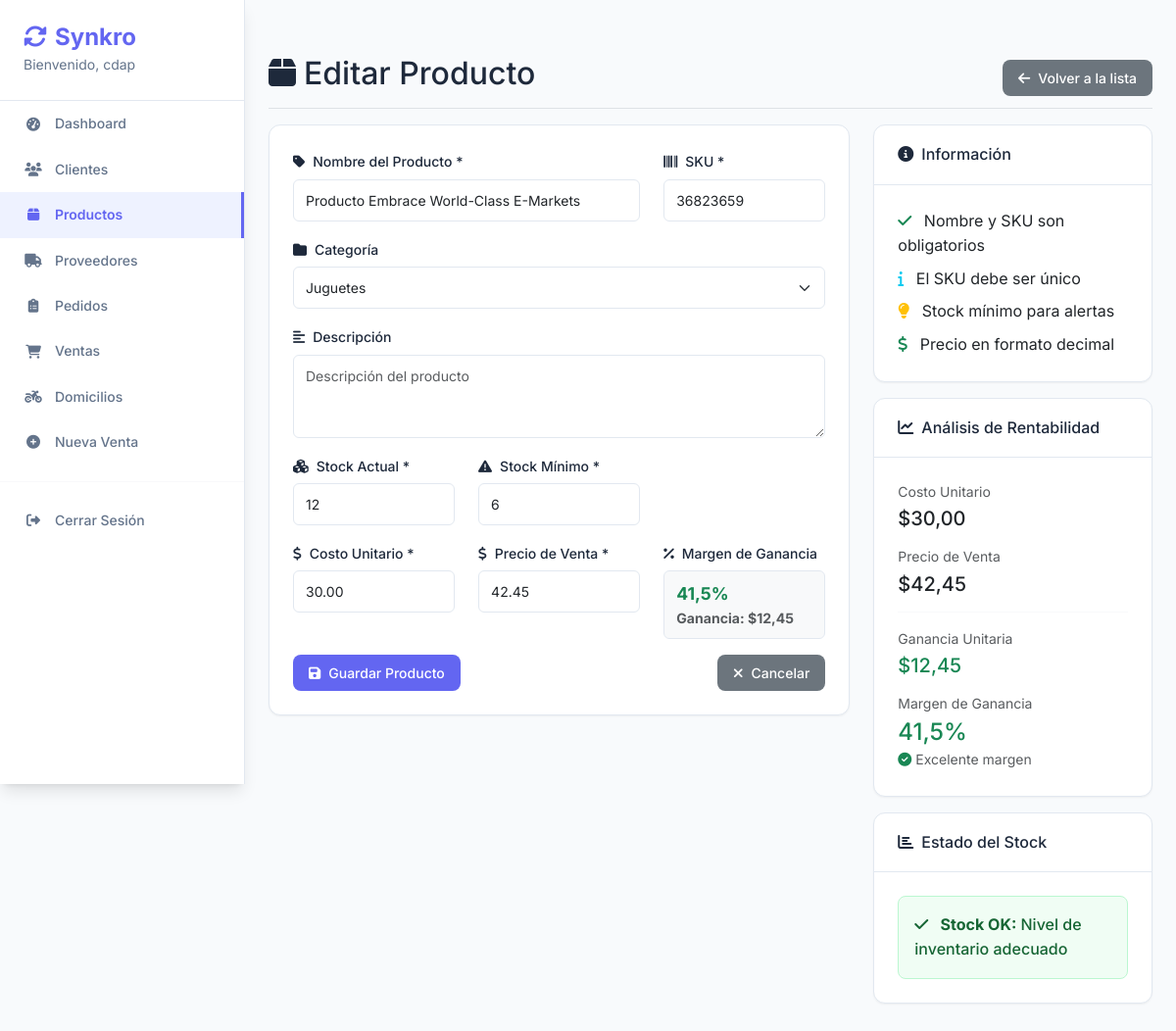
Page /productos/81/editar/ (signed in) on the earlier database version.
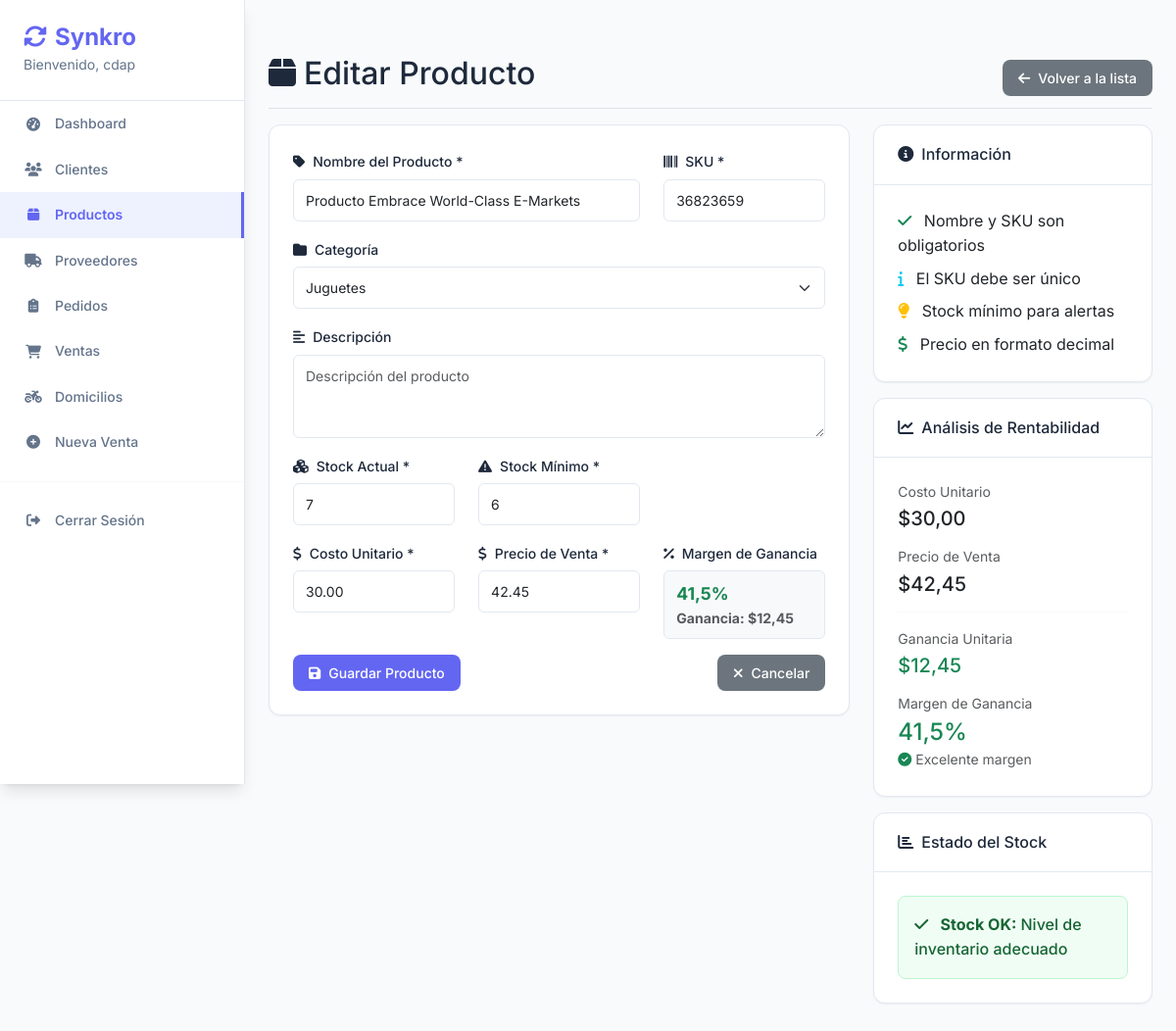
Same page on the later database version.
### core/models.py (models this page shows, shortened)
class Producto(models.Model):
    nombre = models.CharField(max_length=200)
    sku = models.CharField(max_length=50, unique=True, help_text="Código de Referencia Único")
    categoria = models.ForeignKey(Categoria, on_delete=models.SET_NULL, null=True, blank=True)
    descripcion = models.TextField(blank=True)
    stock_actual = models.PositiveIntegerField(default=0)
    stock_minimo = models.PositiveIntegerField(default=5, help_text="Umbral para alertas de stock bajo")
    precio_venta = models.DecimalField(max_digits=10, decimal_places=2)
    costo_unitario = models.DecimalField(max_digits=10, decimal_places=2, default=0)
    @property
    def necesita_reposicion(self):
        return self.stock_actual <= self.stock_minimo
    @property
    def ganancia_unitaria(self):
        return (self.precio_venta or 0) - (self.costo_unitario or 0)
    @property
    def margen_ganancia(self):
        if self.costo_unitario and self.costo_unitario > 0:
            return (self.ganancia_unitaria / self.costo_unitario) * 100
        return 0

### core/views.py (the view)
# urls.py: path('productos/<int:pk>/editar/', views.producto_edit, name='producto_edit'),
@login_required
def producto_edit(request, pk):
    producto = get_object_or_404(Producto, pk=pk)
    if request.method == 'POST':
        form = ProductoForm(request.POST, instance=producto)
        if form.is_valid():
            form.save()
            messages.success(request, 'Producto actualizado exitosamente.')
            return redirect('producto_list')
    else:
        form = ProductoForm(instance=producto)
    return render(request, 'productos/form.html', {
        'form': form,
        'title': 'Editar Producto',
        'producto': producto
    })

### core/models.py (called while the page is built)
    def __str__(self):
        return self.nombre

### core/templates/productos/form.html (shortened to what the changed rows need)
{% extends 'base.html' %}
{% block content %}
<div class="d-flex justify-content-between flex-wrap flex-md-nowrap align-items-center pt-3 pb-2 mb-3 border-bottom">
    <h1 class="h2"><i class="fas fa-box me-2"></i>{{ title }}</h1>
</div>
<div class="row">
    <div class="col-md-8">
        <div class="card">
            <div class="card-body">
                <form method="post">
                    <div class="row">
                        <div class="col-md-8">
                            <div class="mb-3">
                                <label for="{{ form.nombre.id_for_label }}" class="form-label">
                                    <i class="fas fa-tag me-2"></i>Nombre del Producto *
                                </label>
                                {{ form.nombre }}
                            </div>
                        </div>
                        <div class="col-md-4">
                            <div class="mb-3">
                                <label for="{{ form.sku.id_for_label }}" class="form-label">
                                    <i class="fas fa-barcode me-2"></i>SKU *
                                </label>
                                {{ form.sku }}
                            </div>
                        </div>
                    </div>
                    <div class="mb-3">
                        <label for="{{ form.categoria.id_for_label }}" class="form-label">
                            <i class="fas fa-folder me-2"></i>Categoría
                        </label>
                        {{ form.categoria }}
                    </div>
                    <div class="mb-3">
                        <label for="{{ form.descripcion.id_for_label }}" class="form-label">
                            <i class="fas fa-align-left me-2"></i>Descripción
                        </label>
                        {{ form.descripcion }}
                    </div>
                    <div class="row">
                        <div class="col-md-4">
                            <div class="mb-3">
                                <label for="{{ form.stock_actual.id_for_label }}" class="form-label">
                                    <i class="fas fa-cubes me-2"></i>Stock Actual *
                                </label>
                                {{ form.stock_actual }}
                            </div>
                        </div>
                        <div class="col-md-4">
                            <div class="mb-3">
                                <label for="{{ form.stock_minimo.id_for_label }}" class="form-label">
                                    <i class="fas fa-exclamation-triangle me-2"></i>Stock Mínimo *
                                </label>
                                {{ form.stock_minimo }}
                            </div>
                        </div>
                    </div>
                    <div class="row">
                        <div class="col-md-4">
                          <div class="mb-3">
                            <label for="{{ form.costo_unitario.id_for_label }}" class="form-label">
                              <i class="fas fa-dollar-sign me-2"></i>Costo Unitario *
                            </label>
                            {{ form.costo_unitario }}
                          </div>
                        </div>
                        <div class="col-md-4">
                          <div class="mb-3">
                            <label for="{{ form.precio_venta.id_for_label }}" class="form-label">
                              <i class="fas fa-dollar-sign me-2"></i>Precio de Venta *
                            </label>
                            {{ form.precio_venta }}
                          </div>
                        </div>
                        <div class="col-md-4">
                          <div class="mb-3">
                            <div class="form-control bg-light" id="margen-display" style="font-weight: bold; font-size: 1.1em;">
                              {% if producto %}
                                <span class="{% if producto.margen_ganancia >= 30 %}text-success{% elif producto.margen_ganancia >= 15 %}text-warning{% else %}text-danger{% endif %}">
                                  {{ producto.margen_ganancia|floatformat:1 }}%
                                </span>
                                <small class="text-muted d-block" style="font-size: 0.8em;">Ganancia: ${{ producto.ganancia_unitaria|floatformat:2 }}</small>
                              {% else %}
                                <span class="text-muted">0.0%</span>
                              {% endif %}
                            </div>
                          </div>
                        </div>
                      </div>
                </form>
            </div>
        </div>
    </div>
    <div class="col-md-4">
        {% if producto %}
        <div class="card mt-3">
            <div class="card-header">
                <h6 class="mb-0"><i class="fas fa-chart-line me-2"></i>Análisis de Rentabilidad</h6>
            </div>
            <div class="card-body">
                <div class="mb-3">
                    <small class="text-muted d-block mb-1">Costo Unitario</small>
                    <h5 class="mb-0">${{ producto.costo_unitario|floatformat:2 }}</h5>
                </div>
                <div class="mb-3">
                    <small class="text-muted d-block mb-1">Precio de Venta</small>
                    <h5 class="mb-0">${{ producto.precio_venta|floatformat:2 }}</h5>
                </div>
                <hr>
                <div class="mb-3">
                    <small class="text-muted d-block mb-1">Ganancia Unitaria</small>
                    <h5 class="mb-0 text-success">${{ producto.ganancia_unitaria|floatformat:2 }}</h5>
                </div>
                <div class="mb-0">
                    <small class="text-muted d-block mb-1">Margen de Ganancia</small>
                    <h4 class="mb-0 {% if producto.margen_ganancia >= 30 %}text-success{% elif producto.margen_ganancia >= 15 %}text-warning{% else %}text-danger{% endif %}">
                        {{ producto.margen_ganancia|floatformat:1 }}%
                    </h4>
                    <small class="text-muted">
                        {% if producto.margen_ganancia >= 30 %}
                            <i class="fas fa-check-circle text-success"></i> Excelente margen
                        {% elif producto.margen_ganancia >= 15 %}
                            <i class="fas fa-exclamation-circle text-warning"></i> Margen aceptable
                        {% else %}
                            <i class="fas fa-times-circle text-danger"></i> Margen bajo
                        {% endif %}
                    </small>
                </div>
            </div>
        </div>
        <div class="card mt-3">
            <div class="card-header">
                <h6 class="mb-0"><i class="fas fa-chart-bar me-2"></i>Estado del Stock</h6>
            </div>
            <div class="card-body">
                {% if producto.necesita_reposicion %}
                    <div class="alert alert-warning mb-0">
                        <i class="fas fa-exclamation-triangle me-2"></i>
                        <strong>Stock Bajo:</strong> Este producto necesita reposición
                    </div>
                {% else %}
                    <div class="alert alert-success mb-0">
                        <i class="fas fa-check me-2"></i>
                        <strong>Stock OK:</strong> Nivel de inventario adecuado
                    </div>
                {% endif %}
            </div>
        </div>
        {% endif %}
    </div>
</div>
{% endblock %}

Differences in the rows shown:
changed Producto "Producto Embrace World-Class E-Markets": stock_actual "12" → "7"
